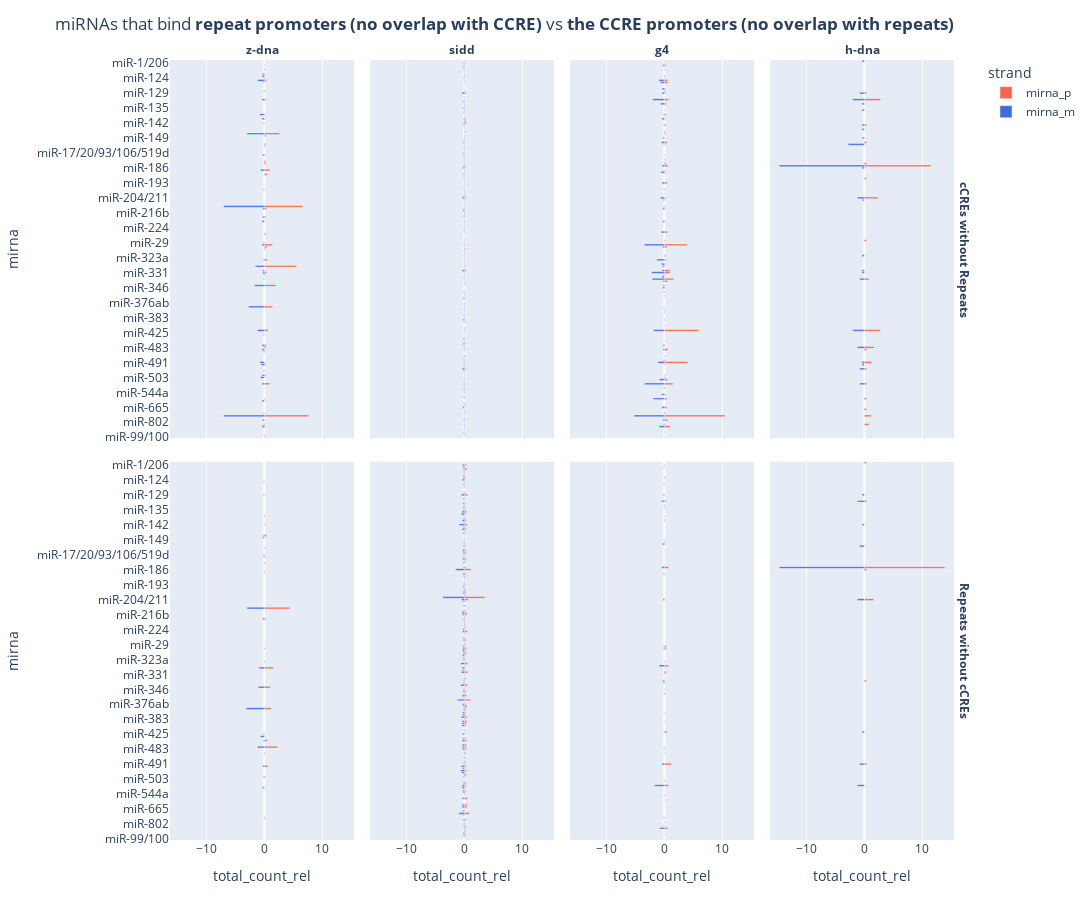

Source (notebook cell):
### Code cell
fig = px.bar(
    form_df,
    y="mirna",
    x="total_count_rel",
    color="strand",
    facet_col="group",
    orientation='h',
    facet_row="type",
    hover_data=['total_count', 'total_group_counts'],
    # barmode="group",
    # category_orders={"day": ["Thur", "Fri", "Sat", "Sun"], "time": ["Lunch", "Dinner"]},
    color_discrete_map={'mirna_p':'tomato', 'mirna_m':'royalblue'},
)

fig.for_each_annotation(lambda a: a.update(text=f'<b>{a.text.split("=")[1]}</b>'))

fig.update_yaxes(categoryorder='array', categoryarray=form_df['mirna'].unique())
fig.update_layout(
    title="miRNAs that bind <b>repeat promoters (no overlap with CCRE)</b> vs <b>the CCRE promoters (no overlap with repeats)</b>",
    height=920,
    width=1700,
)
fig.write_html(f_plotly_ccre_vs_repeats_3)
fig.show()

### Figure 1 — Plotly figure (JSON) as saved in the notebook; plotly's stock layout.template omitted (floating-point values rounded to 4 significant figures; data arrays with more than 128 entries replaced by an {"elided": "..."} marker saying what was removed)
{"data": [{"alignmentgroup": "True", "customdata": [[1, 771], [1, 771], [1, 771], [1, 771], [59, 771], [1, 771], [7, 771], [2, 771], [2, 771], [1, 771], [2, 771], [3, 771], [5, 771], [11, 771], [15, 771], [1, 771], [3, 771], [43, 771], [4, 771], [1, 771], [4, 771], [11, 771], [2, 771], [2, 771], [3, 771], [51, 771], [4, 771], [7, 771], [2, 771], [2, 771], [1, 771], [1, 771], [2, 771], [2, 771], [21, 771], [1, 771], [1, 771], [2, 771], [1, 771], [3, 771], [1, 771], [1, 771], [1, 771], [1, 771]], "hovertemplate": "strand=mirna_p<br>type=cCREs without Repeats<br>group=z-dna<br>total_count_rel=%{x}<br>mirna=%{y}<br>total_count=%{customdata[0]}<br>total_group_counts=%{customdata[1]}<extra></extra>", "legendgroup": "mirna_p", "marker": {"color": "tomato", "pattern": {"shape": ""}}, "name": "mirna_p", "offsetgroup": "mirna_p", "orientation": "h", "showlegend": true, "textposition": "auto", "type": "bar", "x": [0.1297, 0.1297, 0.1297, 0.1297, 7.652, 0.1297, 0.9079, 0.2594, 0.2594, 0.1297, 0.2594, 0.3891, 0.6485, 1.427, 1.946, 0.1297, 0.3891, 5.577, 0.5188, 0.1297, 0.5188, 1.427, 0.2594, 0.2594, 0.3891, 6.615, 0.5188, 0.9079, 0.2594, 0.2594, 0.1297, 0.1297, 0.2594, 0.2594, 2.724, 0.1297, 0.1297, 0.2594, 0.1297, 0.3891, 0.1297, 0.1297, 0.1297, 0.1297], "xaxis": "x5", "y": ["miR-99/100", "miR-96/1271", "miR-874", "miR-873", "miR-744", "miR-615", "miR-532", "miR-501/502", "miR-493", "miR-486", "miR-483", "miR-455", "miR-423", "miR-377", "miR-342", "miR-335", "miR-331", "miR-329/362", "miR-324", "miR-30", "miR-299", "miR-296", "miR-25/32/92/363/367", "miR-218", "miR-214", "miR-210", "miR-19", "miR-187", "miR-184", "miR-183", "miR-18", "miR-153", "miR-151a", "miR-148/152", "miR-147", "miR-140", "miR-138", "miR-1306", "miR-128", "miR-1249", "miR-122", "miR-1197", "miR-103/107", "miR-10"], "yaxis": "y5"}, {"alignmentgroup": "True", "customdata": {"elided": "158x2 int values"}, "hovertemplate": "strand=mirna_p<br>type=cCREs without Repeats<br>group=sidd<br>total_count_rel=%{x}<br>mirna=%{y}<br>total_count=%{customdata[0]}<br>total_group_counts=%{customdata[1]}<extra></extra>", "legendgroup": "mirna_p", "marker": {"color": "tomato", "pattern": {"shape": ""}}, "name": "mirna_p", "offsetgroup": "mirna_p", "orientation": "h", "showlegend": false, "textposition": "auto", "type": "bar", "x": {"elided": "158 float values"}, "xaxis": "x6", "y": {"elided": "158 str values"}, "yaxis": "y6"}, {"alignmentgroup": "True", "customdata": {"elided": "77x2 int values"}, "hovertemplate": "strand=mirna_p<br>type=cCREs without Repeats<br>group=g4<br>total_count_rel=%{x}<br>mirna=%{y}<br>total_count=%{customdata[0]}<br>total_group_counts=%{customdata[1]}<extra></extra>", "legendgroup": "mirna_p", "marker": {"color": "tomato", "pattern": {"shape": ""}}, "name": "mirna_p", "offsetgroup": "mirna_p", "orientation": "h", "showlegend": false, "textposition": "auto", "type": "bar", "x": [0.9965, 0.1495, 0.4983, 0.04983, 10.46, 0.1495, 0.4484, 0.4983, 0.1993, 0.1495, 1.495, 0.5481, 0.1495, 0.09965, 0.04983, 4.036, 0.09965, 0.04983, 0.5979, 0.09965, 5.979, 0.04983, 0.04983, 0.09965, 0.04983, 0.09965, 0.1495, 0.09965, 0.5979, 1.545, 0.9965, 0.8969, 0.09965, 0.1993, 0.2491, 0.1993, 0.4983, 3.936, 0.1495, 0.5481, 0.1495, 0.09965, 0.04983, 0.04983, 0.1495, 0.09965, 0.4983, 0.04983, 0.1993, 0.6477, 0.299, 0.04983, 0.04983, 0.04983, 0.4983, 0.04983, 0.1993, 0.1495, 0.2491, 0.04983, 0.299, 0.09965, 0.04983, 0.3488, 0.6976, 0.1993, 0.1993, 0.1993, 0.04983, 0.6477, 0.5481, 0.04983, 0.1495, 0.04983, 0.299, 0.04983, 0.04983], "xaxis": "x7", "y": ["miR-874", "miR-873", "miR-760", "miR-758", "miR-744", "miR-7", "miR-665", "miR-615", "miR-551", "miR-542", "miR-532", "miR-504", "miR-503", "miR-501/502", "miR-493", "miR-491", "miR-490", "miR-488", "miR-485", "miR-455", "miR-423", "miR-412", "miR-409", "miR-379", "miR-371", "miR-365", "miR-346", "miR-342", "miR-34/449", "miR-339", "miR-331", "miR-330", "miR-329/362", "miR-328", "miR-324", "miR-31", "miR-299", "miR-296", "miR-28/708", "miR-24", "miR-22", "miR-214", "miR-210", "miR-205", "miR-204/211", "miR-199", "miR-193", "miR-19", "miR-188", "miR-185", "miR-184", "miR-182", "miR-18", "miR-151a", "miR-150", "miR-149", "miR-147", "miR-146", "miR-143", "miR-140", "miR-138", "miR-136", "miR-134", "miR-133", "miR-1306", "miR-129", "miR-128", "miR-127", "miR-1251", "miR-125", "miR-1249", "miR-124", "miR-122", "miR-103/107", "miR-10", "miR-1/206", "let-7/miR-98"], "yaxis": "y7"}, {"alignmentgroup": "True", "customdata": [[2, 252], [3, 252], [1, 252], [1, 252], [1, 252], [1, 252], [3, 252], [1, 252], [4, 252], [7, 252], [2, 252], [1, 252], [6, 252], [1, 252], [29, 252], [1, 252], [1, 252], [1, 252], [7, 252], [1, 252]], "hovertemplate": "strand=mirna_p<br>type=cCREs without Repeats<br>group=h-dna<br>total_count_rel=%{x}<br>mirna=%{y}<br>total_count=%{customdata[0]}<br>total_group_counts=%{customdata[1]}<extra></extra>", "legendgroup": "mirna_p", "marker": {"color": "tomato", "pattern": {"shape": ""}}, "name": "mirna_p", "offsetgroup": "mirna_p", "orientation": "h", "showlegend": false, "textposition": "auto", "type": "bar", "x": [0.7937, 1.19, 0.3968, 0.3968, 0.3968, 0.3968, 1.19, 0.3968, 1.587, 2.778, 0.7937, 0.3968, 2.381, 0.3968, 11.51, 0.3968, 0.3968, 0.3968, 2.778, 0.3968], "xaxis": "x8", "y": ["miR-873", "miR-744", "miR-668", "miR-615", "miR-532", "miR-495", "miR-491", "miR-485", "miR-483", "miR-423", "miR-339", "miR-28/708", "miR-204/211", "miR-191", "miR-185", "miR-184", "miR-150", "miR-143", "miR-1306", "miR-129"], "yaxis": "y8"}, {"alignmentgroup": "True", "customdata": [[1, 771], [1, 771], [5, 771], [1, 771], [18, 771], [4, 771], [9, 771], [8, 771], [12, 771], [1, 771], [1, 771], [2, 771], [34, 771], [1, 771], [1, 771], [1, 771], [1, 771], [3, 771], [1, 771], [1, 771]], "hovertemplate": "strand=mirna_p<br>type=Repeats without cCREs<br>group=z-dna<br>total_count_rel=%{x}<br>mirna=%{y}<br>total_count=%{customdata[0]}<br>total_group_counts=%{customdata[1]}<extra></extra>", "legendgroup": "mirna_p", "marker": {"color": "tomato", "pattern": {"shape": ""}}, "name": "mirna_p", "offsetgroup": "mirna_p", "orientation": "h", "showlegend": false, "textposition": "auto", "type": "bar", "x": [0.1297, 0.1297, 0.6485, 0.1297, 2.335, 0.5188, 1.167, 1.038, 1.556, 0.1297, 0.1297, 0.2594, 4.41, 0.1297, 0.1297, 0.1297, 0.1297, 0.3891, 0.1297, 0.1297], "xaxis": "x", "y": ["miR-744", "miR-501/502", "miR-493", "miR-486", "miR-455", "miR-448", "miR-377", "miR-342", "miR-329/362", "miR-324", "miR-299", "miR-218", "miR-210", "miR-187", "miR-183", "miR-18", "miR-153", "miR-147", "miR-142", "miR-138"], "yaxis": "y"}, {"alignmentgroup": "True", "customdata": {"elided": "161x2 int values"}, "hovertemplate": "strand=mirna_p<br>type=Repeats without cCREs<br>group=sidd<br>total_count_rel=%{x}<br>mirna=%{y}<br>total_count=%{customdata[0]}<br>total_group_counts=%{customdata[1]}<extra></extra>", "legendgroup": "mirna_p", "marker": {"color": "tomato", "pattern": {"shape": ""}}, "name": "mirna_p", "offsetgroup": "mirna_p", "orientation": "h", "showlegend": false, "textposition": "auto", "type": "bar", "x": {"elided": "161 float values"}, "xaxis": "x2", "y": {"elided": "161 str values"}, "yaxis": "y2"}, {"alignmentgroup": "True", "customdata": [[1, 2007], [12, 2007], [1, 2007], [2, 2007], [1, 2007], [1, 2007], [1, 2007], [14, 2007], [2, 2007], [24, 2007], [1, 2007], [10, 2007], [1, 2007], [3, 2007], [2, 2007], [1, 2007], [1, 2007], [1, 2007], [7, 2007], [15, 2007], [2, 2007], [6, 2007], [7, 2007], [1, 2007], [2, 2007], [15, 2007], [1, 2007], [1, 2007], [1, 2007], [3, 2007], [2, 2007], [1, 2007], [1, 2007], [1, 2007], [6, 2007], [1, 2007], [1, 2007], [3, 2007], [1, 2007]], "hovertemplate": "strand=mirna_p<br>type=Repeats without cCREs<br>group=g4<br>total_count_rel=%{x}<br>mirna=%{y}<br>total_count=%{customdata[0]}<br>total_group_counts=%{customdata[1]}<extra></extra>", "legendgroup": "mirna_p", "marker": {"color": "tomato", "pattern": {"shape": ""}}, "name": "mirna_p", "offsetgroup": "mirna_p", "orientation": "h", "showlegend": false, "textposition": "auto", "type": "bar", "x": [0.04983, 0.5979, 0.04983, 0.09965, 0.04983, 0.04983, 0.04983, 0.6976, 0.09965, 1.196, 0.04983, 0.4983, 0.04983, 0.1495, 0.09965, 0.04983, 0.04983, 0.04983, 0.3488, 0.7474, 0.09965, 0.299, 0.3488, 0.04983, 0.09965, 0.7474, 0.04983, 0.04983, 0.04983, 0.1495, 0.09965, 0.04983, 0.04983, 0.04983, 0.299, 0.04983, 0.04983, 0.1495, 0.04983], "xaxis": "x3", "y": ["miR-875", "miR-874", "miR-873", "miR-760", "miR-744", "miR-615", "miR-551", "miR-532", "miR-504", "miR-491", "miR-485", "miR-423", "miR-409", "miR-365", "miR-34/449", "miR-339", "miR-338", "miR-331", "miR-330", "miR-328", "miR-324", "miR-299", "miR-296", "miR-204/211", "miR-188", "miR-185", "miR-184", "miR-17/20/93/106/519d", "miR-154", "miR-150", "miR-140", "miR-138", "miR-134", "miR-133", "miR-1306", "miR-129", "miR-1249", "miR-122", "miR-1/206"], "yaxis": "y3"}, {"alignmentgroup": "True", "customdata": [[1, 252], [1, 252], [4, 252], [1, 252], [35, 252], [1, 252], [1, 252]], "hovertemplate": "strand=mirna_p<br>type=Repeats without cCREs<br>group=h-dna<br>total_count_rel=%{x}<br>mirna=%{y}<br>total_count=%{customdata[0]}<br>total_group_counts=%{customdata[1]}<extra></extra>", "legendgroup": "mirna_p", "marker": {"color": "tomato", "pattern": {"shape": ""}}, "name": "mirna_p", "offsetgroup": "mirna_p", "orientation": "h", "showlegend": false, "textposition": "auto", "type": "bar", "x": [0.3968, 0.3968, 1.587, 0.3968, 13.89, 0.3968, 0.3968], "xaxis": "x4", "y": ["miR-491", "miR-339", "miR-204/211", "miR-186", "miR-185", "miR-1306", "let-7/miR-98"], "yaxis": "y4"}, {"alignmentgroup": "True", "customdata": [[-3, 771], [-1, 771], [-2, 771], [-54, 771], [-1, 771], [-3, 771], [-3, 771], [-5, 771], [-3, 771], [-1, 771], [-4, 771], [-6, 771], [-1, 771], [-3, 771], [-3, 771], [-1, 771], [-9, 771], [-21, 771], [-13, 771], [-1, 771], [-1, 771], [-2, 771], [-2, 771], [-12, 771], [-1, 771], [-3, 771], [-1, 771], [-3, 771], [-2, 771], [-2, 771], [-54, 771], [-1, 771], [-5, 771], [-2, 771], [-23, 771], [-1, 771], [-3, 771], [-6, 771], [-3, 771], [-1, 771], [-1, 771], [-9, 771], [-1, 771], [-3, 771], [-2, 771]], "hovertemplate": "strand=mirna_m<br>type=cCREs without Repeats<br>group=z-dna<br>total_count_rel=%{x}<br>mirna=%{y}<br>total_count=%{customdata[0]}<br>total_group_counts=%{customdata[1]}<extra></extra>", "legendgroup": "mirna_m", "marker": {"color": "royalblue", "pattern": {"shape": ""}}, "name": "mirna_m", "offsetgroup": "mirna_m", "orientation": "h", "showlegend": true, "textposition": "auto", "type": "bar", "x": [-0.3891, -0.1297, -0.2594, -7.004, -0.1297, -0.3891, -0.3891, -0.6485, -0.3891, -0.1297, -0.5188, -0.7782, -0.1297, -0.3891, -0.3891, -0.1297, -1.167, -2.724, -1.686, -0.1297, -0.1297, -0.2594, -0.2594, -1.556, -0.1297, -0.3891, -0.1297, -0.3891, -0.2594, -0.2594, -7.004, -0.1297, -0.6485, -0.2594, -2.983, -0.1297, -0.3891, -0.7782, -0.3891, -0.1297, -0.1297, -1.167, -0.1297, -0.3891, -0.2594], "xaxis": "x5", "y": ["miR-874", "miR-873", "miR-760", "miR-744", "miR-7", "miR-652", "miR-532", "miR-503", "miR-501/502", "miR-496", "miR-493", "miR-491", "miR-486", "miR-485", "miR-455", "miR-431", "miR-423", "miR-377", "miR-342", "miR-339", "miR-335", "miR-331", "miR-330", "miR-329/362", "miR-324", "miR-296", "miR-29", "miR-22", "miR-218", "miR-214", "miR-210", "miR-199", "miR-187", "miR-18", "miR-147", "miR-142", "miR-140", "miR-138", "miR-1306", "miR-128", "miR-125", "miR-1249", "miR-124", "miR-122", "miR-1197"], "yaxis": "y5"}, {"alignmentgroup": "True", "customdata": {"elided": "157x2 int values"}, "hovertemplate": "strand=mirna_m<br>type=cCREs without Repeats<br>group=sidd<br>total_count_rel=%{x}<br>mirna=%{y}<br>total_count=%{customdata[0]}<br>total_group_counts=%{customdata[1]}<extra></extra>", "legendgroup": "mirna_m", "marker": {"color": "royalblue", "pattern": {"shape": ""}}, "name": "mirna_m", "offsetgroup": "mirna_m", "orientation": "h", "showlegend": false, "textposition": "auto", "type": "bar", "x": {"elided": "157 float values"}, "xaxis": "x6", "y": {"elided": "157 str values"}, "yaxis": "y6"}, {"alignmentgroup": "True", "customdata": {"elided": "71x2 int values"}, "hovertemplate": "strand=mirna_m<br>type=cCREs without Repeats<br>group=g4<br>total_count_rel=%{x}<br>mirna=%{y}<br>total_count=%{customdata[0]}<br>total_group_counts=%{customdata[1]}<extra></extra>", "legendgroup": "mirna_m", "marker": {"color": "royalblue", "pattern": {"shape": ""}}, "name": "mirna_m", "offsetgroup": "mirna_m", "orientation": "h", "showlegend": false, "textposition": "auto", "type": "bar", "x": [-0.04983, -0.04983, -0.04983, -0.8969, -0.09965, -0.2491, -0.09965, -5.232, -0.04983, -0.3986, -1.943, -0.4484, -0.09965, -3.388, -0.847, -1.096, -0.1495, -0.04983, -0.1993, -0.1993, -0.04983, -1.844, -0.04983, -0.04983, -0.04983, -0.09965, -0.04983, -0.04983, -0.09965, -0.2491, -0.1993, -0.1993, -2.093, -0.3986, -0.09965, -2.192, -0.3986, -0.299, -0.4484, -1.295, -0.299, -3.438, -0.4983, -0.2491, -0.2491, -0.04983, -0.1993, -0.6477, -0.04983, -0.09965, -0.3986, -0.5481, -0.09965, -0.3986, -0.04983, -0.04983, -0.09965, -0.4983, -0.2491, -0.09965, -0.3986, -0.09965, -0.6477, -1.993, -0.3986, -0.04983, -0.3986, -0.6477, -0.9467, -0.04983, -0.2491], "xaxis": "x7", "y": ["miR-99/100", "miR-9", "miR-876", "miR-874", "miR-873", "miR-760", "miR-758", "miR-744", "miR-670", "miR-665", "miR-615", "miR-551", "miR-542", "miR-532", "miR-504", "miR-491", "miR-490", "miR-488", "miR-485", "miR-455", "miR-450a", "miR-423", "miR-412", "miR-409", "miR-381", "miR-378a", "miR-377", "miR-371", "miR-365", "miR-346", "miR-342", "miR-34/449", "miR-339", "miR-338", "miR-335", "miR-331", "miR-330", "miR-329/362", "miR-328", "miR-324", "miR-299", "miR-296", "miR-24", "miR-22", "miR-214", "miR-210", "miR-205", "miR-204/211", "miR-202", "miR-199", "miR-193", "miR-188", "miR-187", "miR-185", "miR-184", "miR-182", "miR-151a", "miR-150", "miR-149", "miR-143", "miR-140", "miR-138", "miR-133", "miR-1306", "miR-129", "miR-128", "miR-127", "miR-125", "miR-1249", "miR-103/107", "miR-10"], "yaxis": "y7"}, {"alignmentgroup": "True", "customdata": [[-2, 252], [-2, 252], [-1, 252], [-1, 252], [-3, 252], [-5, 252], [-2, 252], [-1, 252], [-1, 252], [-1, 252], [-1, 252], [-3, 252], [-1, 252], [-37, 252], [-7, 252], [-1, 252], [-1, 252], [-1, 252], [-1, 252], [-1, 252], [-5, 252], [-2, 252], [-1, 252]], "hovertemplate": "strand=mirna_m<br>type=cCREs without Repeats<br>group=h-dna<br>total_count_rel=%{x}<br>mirna=%{y}<br>total_count=%{customdata[0]}<br>total_group_counts=%{customdata[1]}<extra></extra>", "legendgroup": "mirna_m", "marker": {"color": "royalblue", "pattern": {"shape": ""}}, "name": "mirna_m", "offsetgroup": "mirna_m", "orientation": "h", "showlegend": false, "textposition": "auto", "type": "bar", "x": [-0.7937, -0.7937, -0.3968, -0.3968, -1.19, -1.984, -0.7937, -0.3968, -0.3968, -0.3968, -0.3968, -1.19, -0.3968, -14.68, -2.778, -0.3968, -0.3968, -0.3968, -0.3968, -0.3968, -1.984, -0.7937, -0.3968], "xaxis": "x8", "y": ["miR-532", "miR-495", "miR-493", "miR-491", "miR-483", "miR-423", "miR-339", "miR-331", "miR-330", "miR-31", "miR-205", "miR-204/211", "miR-186", "miR-185", "miR-151a", "miR-149", "miR-145", "miR-143", "miR-136", "miR-133", "miR-1306", "miR-129", "let-7/miR-98"], "yaxis": "y8"}, {"alignmentgroup": "True", "customdata": [[-2, 771], [-1, 771], [-2, 771], [-9, 771], [-1, 771], [-5, 771], [-1, 771], [-24, 771], [-8, 771], [-7, 771], [-2, 771], [-23, 771], [-1, 771], [-1, 771], [-2, 771], [-1, 771], [-1, 771], [-1, 771]], "hovertemplate": "strand=mirna_m<br>type=Repeats without cCREs<br>group=z-dna<br>total_count_rel=%{x}<br>mirna=%{y}<br>total_count=%{customdata[0]}<br>total_group_counts=%{customdata[1]}<extra></extra>", "legendgroup": "mirna_m", "marker": {"color": "royalblue", "pattern": {"shape": ""}}, "name": "mirna_m", "offsetgroup": "mirna_m", "orientation": "h", "showlegend": false, "textposition": "auto", "type": "bar", "x": [-0.2594, -0.1297, -0.2594, -1.167, -0.1297, -0.6485, -0.1297, -3.113, -1.038, -0.9079, -0.2594, -2.983, -0.1297, -0.1297, -0.2594, -0.1297, -0.1297, -0.1297], "xaxis": "x", "y": ["miR-539", "miR-501/502", "miR-493", "miR-455", "miR-448", "miR-431", "miR-425", "miR-377", "miR-342", "miR-329/362", "miR-218", "miR-210", "miR-18", "miR-17/20/93/106/519d", "miR-148/152", "miR-147", "miR-129", "miR-1249"], "yaxis": "y"}, {"alignmentgroup": "True", "customdata": {"elided": "164x2 int values"}, "hovertemplate": "strand=mirna_m<br>type=Repeats without cCREs<br>group=sidd<br>total_count_rel=%{x}<br>mirna=%{y}<br>total_count=%{customdata[0]}<br>total_group_counts=%{customdata[1]}<extra></extra>", "legendgroup": "mirna_m", "marker": {"color": "royalblue", "pattern": {"shape": ""}}, "name": "mirna_m", "offsetgroup": "mirna_m", "orientation": "h", "showlegend": false, "textposition": "auto", "type": "bar", "x": {"elided": "164 float values"}, "xaxis": "x2", "y": {"elided": "164 str values"}, "yaxis": "y2"}, {"alignmentgroup": "True", "customdata": [[-1, 2007], [-16, 2007], [-2, 2007], [-2, 2007], [-1, 2007], [-33, 2007], [-1, 2007], [-8, 2007], [-1, 2007], [-2, 2007], [-1, 2007], [-1, 2007], [-1, 2007], [-1, 2007], [-2, 2007], [-5, 2007], [-1, 2007], [-1, 2007], [-18, 2007], [-2, 2007], [-2, 2007], [-4, 2007], [-3, 2007], [-9, 2007], [-7, 2007], [-1, 2007], [-1, 2007], [-1, 2007], [-1, 2007], [-1, 2007], [-9, 2007], [-3, 2007], [-2, 2007], [-2, 2007]], "hovertemplate": "strand=mirna_m<br>type=Repeats without cCREs<br>group=g4<br>total_count_rel=%{x}<br>mirna=%{y}<br>total_count=%{customdata[0]}<br>total_group_counts=%{customdata[1]}<extra></extra>", "legendgroup": "mirna_m", "marker": {"color": "royalblue", "pattern": {"shape": ""}}, "name": "mirna_m", "offsetgroup": "mirna_m", "orientation": "h", "showlegend": false, "textposition": "auto", "type": "bar", "x": [-0.04983, -0.7972, -0.09965, -0.09965, -0.04983, -1.644, -0.04983, -0.3986, -0.04983, -0.09965, -0.04983, -0.04983, -0.04983, -0.04983, -0.09965, -0.2491, -0.04983, -0.04983, -0.8969, -0.09965, -0.09965, -0.1993, -0.1495, -0.4484, -0.3488, -0.04983, -0.04983, -0.04983, -0.04983, -0.04983, -0.4484, -0.1495, -0.09965, -0.09965], "xaxis": "x3", "y": ["miR-9", "miR-874", "miR-873", "miR-744", "miR-551", "miR-532", "miR-504", "miR-491", "miR-486", "miR-483", "miR-455", "miR-423", "miR-379", "miR-346", "miR-34/449", "miR-339", "miR-331", "miR-329/362", "miR-328", "miR-299", "miR-296", "miR-204/211", "miR-188", "miR-185", "miR-150", "miR-15/16/195/424/497", "miR-149", "miR-140", "miR-134", "miR-133", "miR-1306", "miR-129", "miR-125", "miR-10"], "yaxis": "y3"}, {"alignmentgroup": "True", "customdata": [[-3, 252], [-2, 252], [-1, 252], [-3, 252], [-37, 252], [-2, 252], [-1, 252], [-3, 252], [-1, 252]], "hovertemplate": "strand=mirna_m<br>type=Repeats without cCREs<br>group=h-dna<br>total_count_rel=%{x}<br>mirna=%{y}<br>total_count=%{customdata[0]}<br>total_group_counts=%{customdata[1]}<extra></extra>", "legendgroup": "mirna_m", "marker": {"color": "royalblue", "pattern": {"shape": ""}}, "name": "mirna_m", "offsetgroup": "mirna_m", "orientation": "h", "showlegend": false, "textposition": "auto", "type": "bar", "x": [-1.19, -0.7937, -0.3968, -1.19, -14.68, -0.7937, -0.3968, -1.19, -0.3968], "xaxis": "x4", "y": ["miR-532", "miR-491", "miR-423", "miR-204/211", "miR-185", "miR-151a", "miR-142", "miR-1306", "miR-129"], "yaxis": "y4"}], "layout": {"annotations": [{"font": {}, "showarrow": false, "text": "<b>z-dna</b>", "x": 0.115, "xanchor": "center", "xref": "paper", "y": 1, "yanchor": "bottom", "yref": "paper"}, {"font": {}, "showarrow": false, "text": "<b>sidd</b>", "x": 0.365, "xanchor": "center", "xref": "paper", "y": 1, "yanchor": "bottom", "yref": "paper"}, {"font": {}, "showarrow": false, "text": "<b>g4</b>", "x": 0.615, "xanchor": "center", "xref": "paper", "y": 1, "yanchor": "bottom", "yref": "paper"}, {"font": {}, "showarrow": false, "text": "<b>h-dna</b>", "x": 0.865, "xanchor": "center", "xref": "paper", "y": 1, "yanchor": "bottom", "yref": "paper"}, {"font": {}, "showarrow": false, "text": "<b>Repeats without cCREs</b>", "textangle": 90, "x": 0.98, "xanchor": "left", "xref": "paper", "y": 0.2425, "yanchor": "middle", "yref": "paper"}, {"font": {}, "showarrow": false, "text": "<b>cCREs without Repeats</b>", "textangle": 90, "x": 0.98, "xanchor": "left", "xref": "paper", "y": 0.7575, "yanchor": "middle", "yref": "paper"}], "barmode": "relative", "height": 920, "legend": {"title": {"text": "strand"}, "tracegroupgap": 0}, "margin": {"t": 60}, "title": {"text": "miRNAs that bind <b>repeat promoters (no overlap with CCRE)</b> vs <b>the CCRE promoters (no overlap with repeats)</b>"}, "width": 1700, "xaxis": {"anchor": "y", "domain": [0, 0.23], "title": {"text": "total_count_rel"}}, "xaxis2": {"anchor": "y2", "domain": [0.25, 0.48], "matches": "x", "title": {"text": "total_count_rel"}}, "xaxis3": {"anchor": "y3", "domain": [0.5, 0.73], "matches": "x", "title": {"text": "total_count_rel"}}, "xaxis4": {"anchor": "y4", "domain": [0.75, 0.98], "matches": "x", "title": {"text": "total_count_rel"}}, "xaxis5": {"anchor": "y5", "domain": [0, 0.23], "matches": "x", "showticklabels": false}, "xaxis6": {"anchor": "y6", "domain": [0.25, 0.48], "matches": "x", "showticklabels": false}, "xaxis7": {"anchor": "y7", "domain": [0.5, 0.73], "matches": "x", "showticklabels": false}, "xaxis8": {"anchor": "y8", "domain": [0.75, 0.98], "matches": "x", "showticklabels": false}, "yaxis": {"anchor": "x", "categoryarray": {"elided": "177 str values"}, "categoryorder": "array", "domain": [0, 0.485], "title": {"text": "mirna"}}, "yaxis2": {"anchor": "x2", "categoryarray": {"elided": "177 str values"}, "categoryorder": "array", "domain": [0, 0.485], "matches": "y", "showticklabels": false}, "yaxis3": {"anchor": "x3", "categoryarray": {"elided": "177 str values"}, "categoryorder": "array", "domain": [0, 0.485], "matches": "y", "showticklabels": false}, "yaxis4": {"anchor": "x4", "categoryarray": {"elided": "177 str values"}, "categoryorder": "array", "domain": [0, 0.485], "matches": "y", "showticklabels": false}, "yaxis5": {"anchor": "x5", "categoryarray": {"elided": "177 str values"}, "categoryorder": "array", "domain": [0.515, 1], "matches": "y", "title": {"text": "mirna"}}, "yaxis6": {"anchor": "x6", "categoryarray": {"elided": "177 str values"}, "categoryorder": "array", "domain": [0.515, 1], "matches": "y", "showticklabels": false}, "yaxis7": {"anchor": "x7", "categoryarray": {"elided": "177 str values"}, "categoryorder": "array", "domain": [0.515, 1], "matches": "y", "showticklabels": false}, "yaxis8": {"anchor": "x8", "categoryarray": {"elided": "177 str values"}, "categoryorder": "array", "domain": [0.515, 1], "matches": "y", "showticklabels": false}}}
